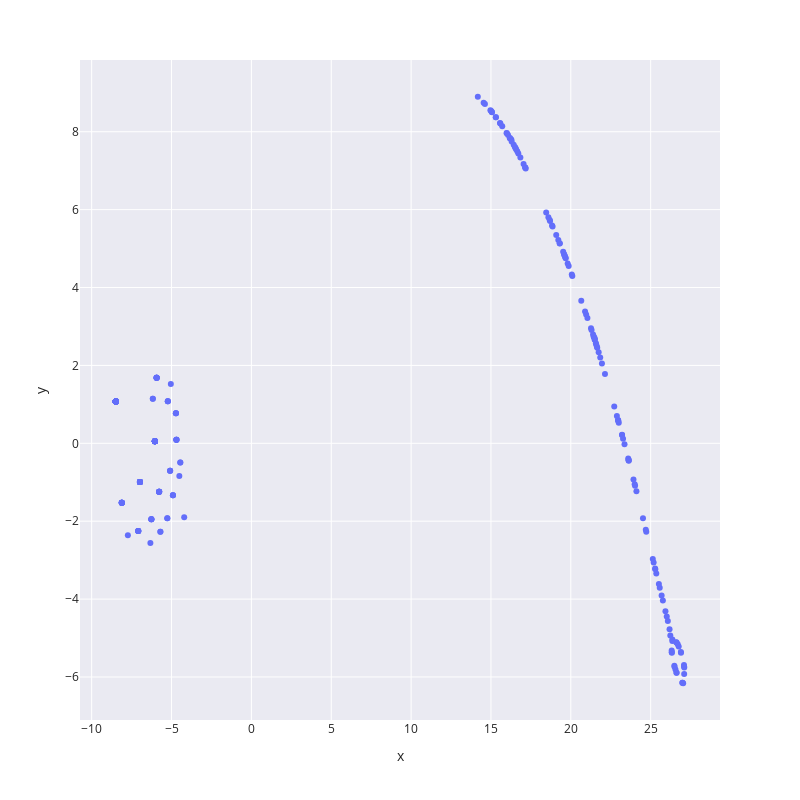

The notebook cell saved with this chart:
### Code cell
from visualise import get_tsne_points

embeddings = embeddings_cleaned["embeddings"]
labels = embeddings_cleaned["labels"]
points2d = get_tsne_points(embeddings)
emb_df = points2dataframe(points2d, embeddings_cleaned["labels"])
plot_embeddings(emb_df)

### Figure 1 — Plotly figure (JSON) as saved in the notebook; plotly's stock layout.template omitted (floating-point values rounded to 4 significant figures; data arrays with more than 128 entries replaced by an {"elided": "..."} marker saying what was removed)
{"data": [{"customdata": {"elided": "312x1 str values"}, "hovertemplate": "x=%{x}<br>y=%{y}<br>labels=%{customdata[0]}<extra></extra>", "legendgroup": "", "marker": {"color": "#636efa", "symbol": "circle"}, "mode": "markers", "name": "", "orientation": "v", "showlegend": false, "type": "scatter", "x": {"elided": "312 float values"}, "xaxis": "x", "y": {"elided": "312 float values"}, "yaxis": "y"}], "layout": {"autosize": false, "height": 800, "legend": {"tracegroupgap": 0}, "margin": {"t": 60}, "width": 800, "xaxis": {"anchor": "y", "domain": [0, 1], "title": {"text": "x"}}, "yaxis": {"anchor": "x", "domain": [0, 1], "title": {"text": "y"}}}}
